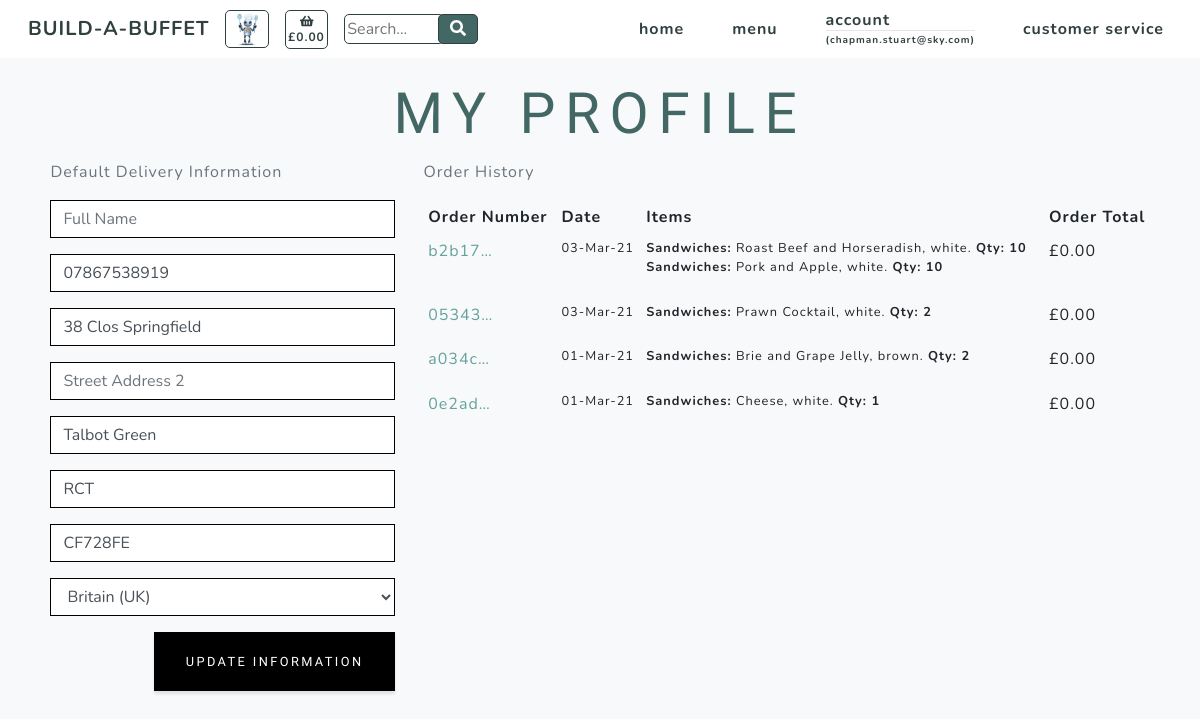
The page /profiles/ (signed in) on the database as committed earlier.
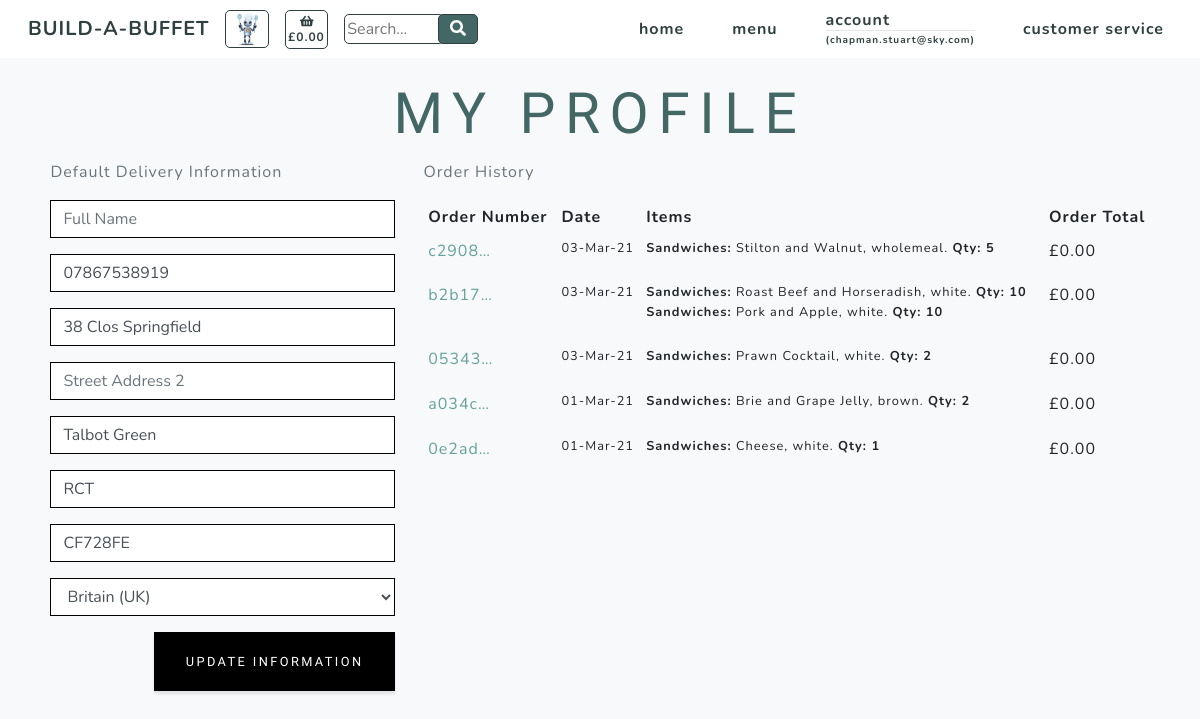
The same page on the database as committed later.
### checkout/models.py (models this page shows, shortened)
class Order(models.Model):
    customer_name = models.CharField(max_length=50, null=False, blank=False)
    order_number = models.CharField(max_length=32, null=False, editable=False)
    cookie = models.CharField(max_length=32, null=False, editable=False)
    full_name = models.CharField(max_length=50, null=False, blank=False)
    email = models.EmailField(max_length=254, null=False, blank=False)
    phone_number = models.CharField(max_length=20, null=False, blank=False)
    country = CountryField(blank_label='Country *', null=False, blank=False)
    postcode = models.CharField(max_length=20, null=True, blank=True)
    town_or_city = models.CharField(max_length=40, null=False, blank=False)
    street_address1 = models.CharField(max_length=80, null=False, blank=False)
    street_address2 = models.CharField(max_length=80, null=True, blank=True)
    county = models.CharField(max_length=80, null=True, blank=True)
    date = models.DateTimeField(auto_now_add=True)
    delivery_cost = models.DecimalField(max_digits=6, decimal_places=2, null=False, default=0)
    order_total = models.DecimalField(max_digits=10, decimal_places=2, null=False, default=0)
    grand_total = models.DecimalField(max_digits=10, decimal_places=2, null=False, default=0)

class Order_items(models.Model):
    class Meta:
        verbose_name_plural = 'Order_items'
    order_number = models.CharField(max_length=32, null=False, editable=False)
    cookie = models.DecimalField(max_digits=8, decimal_places=0)
    item_number = models.DecimalField(max_digits=9999, decimal_places=0)
    category = models.CharField(max_length=254)
    name = models.CharField(max_length=254)
    servings = models.DecimalField(max_digits=3, decimal_places=0)
    option = models.CharField(max_length=254)
    total_price = models.DecimalField(max_digits=6, decimal_places=2, null=True, blank=True)

### products/models.py (models this page shows, shortened)
class Options(models.Model):
    class Meta:
        verbose_name_plural = 'Options'
    category = models.ForeignKey('Category', null=True, blank=True,
                                 on_delete=models.SET_NULL)
    option1 = models.TextField()
    option2 = models.TextField()
    option3 = models.TextField()

### profiles/views.py (the view)
# urls.py: path('', views.profile, name='profile'),
@login_required
def profile(request):
    profile = get_object_or_404(UserProfile, user=request.user)
    if request.method == 'POST':
        form = UserProfileForm(request.POST, instance=profile)
        if form.is_valid():
            form.save()
            messages.success(request, 'Profile updated successfully')
        else:
            messages.error(request, 'Update failed. Please ensure the form is valid.')
    else:
        form = UserProfileForm(instance=profile)
    options = Options.objects.all()
    orders = Order.objects.filter(customer_name=profile)
    items = Order_items.objects.none()
    x = -1
    for order in orders:
        x = x + 1
        order_number = Order.objects.filter(customer_name=profile)[x].order_number
        order_items = Order_items.objects.filter(order_number=order_number)
        items = items | order_items
    orders = orders.order_by('-date')
    context = {
        'form': form,
        'orders': orders,
        'items': items,
        'options': options,
        'on_profile_page': True
    }
    return render(request, 'profiles/profile.html', context)

### profiles/forms.py
class UserProfileForm(forms.ModelForm):
    class Meta:
        model = UserProfile
        exclude = ('user',)
    def __init__(self, *args, **kwargs):
        super().__init__(*args, **kwargs)
        placeholders = {
            'default_full_name': 'Full Name',
            'default_phone_number': 'Phone Number',
            'default_postcode': 'Postal Code',
            'default_town_or_city': 'Town or City',
            'default_street_address1': 'Street Address 1',
            'default_street_address2': 'Street Address 2',
            'default_county': 'County, State or Locality',
        }
        self.fields['default_phone_number'].widget.attrs['autofocus'] = True
        for field in self.fields:
            if field != 'default_country':
                if self.fields[field].required:
                    placeholder = f'{placeholders[field]} *'
                else:
                    placeholder = placeholders[field]
                self.fields[field].widget.attrs['placeholder'] = placeholder
            self.fields[field].widget.attrs['class'] = 'border-black rounded-0 profile-form-input'
            self.fields[field].label = False

### profiles/templates/profiles/profile.html (shortened to what the changed rows need)
{% extends "base.html" %}
{% load static %}
{% block content %}
    <section class="products-section bg-light" id="products">
        <div class="container">
            <div class="row justify-content-center no-gutters">
                <div class="col-xl-12">
                    <h1 class="product-text-one mx-auto text-uppercase text-center flex-margin-b text-blue">My Profile</h1>
                </div>
                <div class="row">
                    <div class="col-12 col-lg-8">
                        <div class="order-history table-responsive">
                            <table class="table table-sm table-borderless">
                                <thead>
                                    <tr>
                                        <th>Order Number</th>
                                        <th>Date</th>
                                        <th>Items</th>
                                        <th>Order Total</th>
                                    </tr>
                                </thead>
                                <tbody>
                                    {% for order in orders %}
                                        <tr>
                                            <td>
                                                <a href="{% url 'order_history' order.order_number %}"
                                                title="{{ order.order_number }}">
                                                    {{ order.order_number|truncatechars:6 }}
                                                </a>
                                            </td>
                                            <td class="small">{{ order.date|date:'d-M-y' }}</td>
                                            <td>
                                                <ul class="list-unstyled">
                                                    {% for item in items %}
                                                        {% if item.order_number == order.order_number %}
                                                            <li class="small">
                                                                {% if item.option == "selected-one" %}
                                                                    {% for option in options %}
                                                                        <b>{{ item.category.title }}:</b> {{ item.name }}, {{ option.option1 }}. <b>Qty: {{ item.servings }}</b>
                                                                    {% endfor %}
                                                                {% endif %}
                                                                {% if item.option == "selected-two" %}
                                                                    {% for option in options %}
                                                                        <b>{{ item.category.title }}:</b> {{ item.name }}, {{ option.option2 }}. <b>Qty: {{ item.servings }}</b>
                                                                    {% endfor %}
                                                                {% endif %}
                                                                {% if item.option == "selected-three" %}
                                                                    {% for option in options %}
                                                                        <b>{{ item.category.title }}:</b> {{ item.name }}, {{ option.option3 }}. <b>Qty: {{ item.servings }}</b>
                                                                    {% endfor %}
                                                                {% endif %}
                                                            </li>
                                                        {% endif %}
                                                    {% endfor %}
                                                </ul>
                                            </td>
                                            <td>£{{ order.grand_total }}</td>
                                        </tr>
                                    {% endfor %}
                                </tbody>
                            </table>
                        </div>
                    </div>
                </div>
            </div>
        </div>
    </section>
{% endblock %}

Rows that differ between the two databases and show on the page:
added Order: order_number "c2908…", date "03-Mar-21", grand_total "0.00", Options (option3 "wholemeal")
added Order_items: category "Sandwiches", name "Stilton and Walnut", servings "5", Options (option3 "wholemeal")
